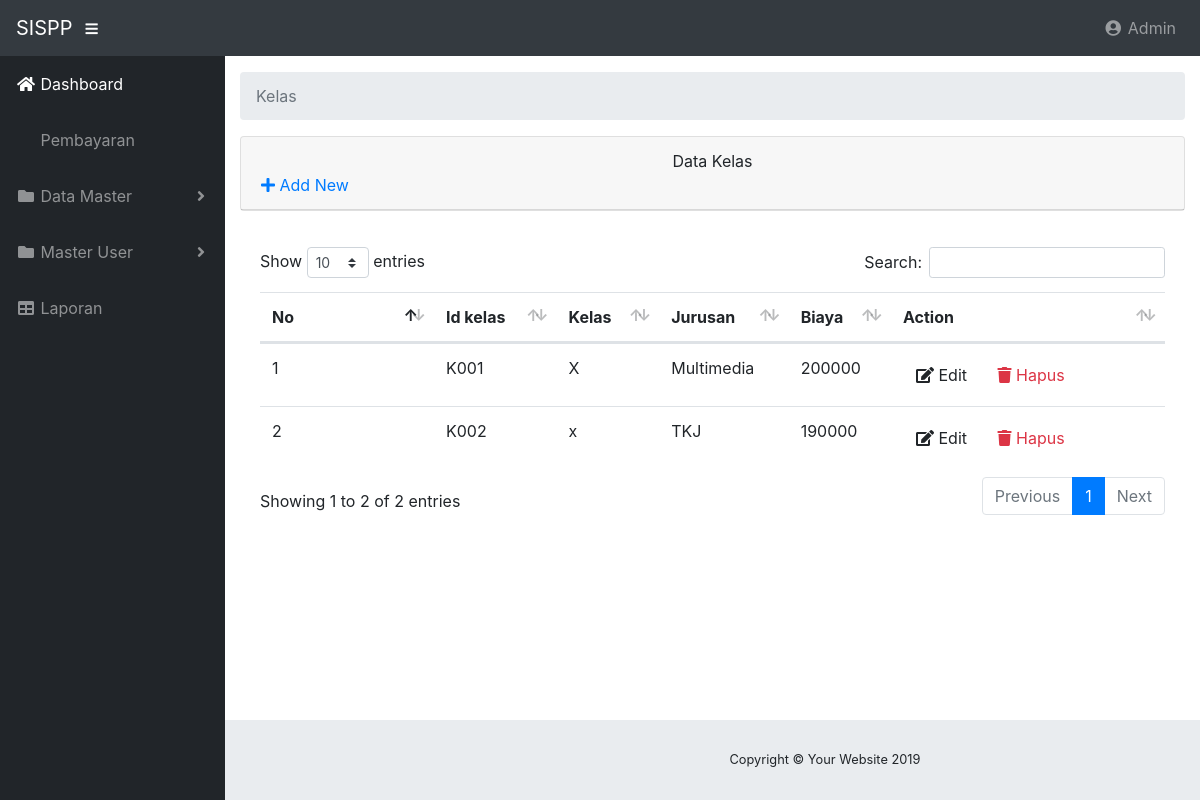
The page /index.php/kelas on the database its author committed.
### tables this page shows
CREATE TABLE `kelas` (
  `id_kelas` varchar(11) NOT NULL,
  `kelas` varchar(20) NOT NULL,
  `id_jurusan` varchar(30) NOT NULL,
  PRIMARY KEY (`id_kelas`),
  KEY `FK_Jurusan` (`id_jurusan`),
  CONSTRAINT `FK_Jurusan` FOREIGN KEY (`id_jurusan`) REFERENCES `jurusan` (`id_jurusan`)
);

CREATE TABLE `jurusan` (
  `id_jurusan` varchar(10) NOT NULL,
  `nama_jurusan` varchar(30) DEFAULT NULL,
  `biaya` double DEFAULT NULL,
  PRIMARY KEY (`id_jurusan`)
);

### application/controllers/Kelas.php (called while the page is built, shortened)
<?php
class Kelas extends CI_Controller {
    public function __construct()
    {
		$this->load->model("model_kelas");
		$this->load->model("model_jurusan");
		$this->load->library('form_validation');
	}
	public function index()
	{
        $data["ruangkelas"]=$this->model_kelas->joinTable();
        $data["datajurusan"]=$this->model_kelas->jurusanTable();
        $this->load->view("view_kelas",$data);
	}
}

### index.php (called while the page is built, shortened)
<?php
require_once BASEPATH.'core/CodeIgniter.php';

### application/models/Model_kelas.php (called while the page is built, shortened)
<?php defined('BASEPATH') OR exit('No direct script access allowed');
class Model_kelas extends CI_Model
{
	public function joinTable()
	{
		$this->db->select('*');
		$this->db->from('jurusan j');
		$this->db->join('kelas k','k.id_jurusan = j.id_jurusan');
		$query=$this->db->get();
		return $query->result();
	}
	public function jurusanTable()
	{
		$this->db->select('*');
		$this->db->from('jurusan');
		$query=$this->db->get();
		return $query->result();
	}
}

### application/views/view_kelas.php (the view, shortened to what this page needs)
<!DOCTYPE html>
<html lang="en">
<head>
</head>
<body id="page-top">
  <div id="wrapper">
    <div id="content-wrapper">
      <div class="container-fluid">
       <div class="card mb-3">
          <div class="card-header">
          	<span><center>Data Kelas</center></span>
            <a href="<?php echo site_url('kelas/add') ?>"><i class="fas fa-plus"></i> Add New</a>
          </div>
          </div>
          <div class="card-body">
            <div class="table-responsive">
              <table class="table table-hover" id="dataTable" width="100%" cellspacing="0">
                <thead>
                  <tr>
                    <th>No</th>
                    <th>Id kelas</th>
                    <th>Kelas</th>
                    <th>Jurusan</th>
                    <th>Biaya</th>
                    <th>Action</th>
                  </tr>
                </thead>
                <tbody>
                  <?php
                  $no = 0;
                  foreach ($ruangkelas as $ruangkelas):
                  $no++  ?>
                  <tr>
                    <td width="150">
                    <?=$no?>
                    </td>
                    <td>
                      <?php echo $ruangkelas->id_kelas ?>
                    </td>
                    <td>
                      <?php echo $ruangkelas->kelas ?>
                    </td>
                    <td>
                      <?php echo $ruangkelas->nama_jurusan ?>
                    </td>
                     <td>
                      <?php echo $ruangkelas->biaya ?>
                    </td>
                    <td width="250">
                      <a href="<?php echo site_url('kelas/edit/'.$ruangkelas->id_kelas) ?>"
                       class="btn btn-small"><i class="fas fa-edit"></i> Edit</a>
                      <a
                       href="<?php echo site_url('kelas/delete/'.$ruangkelas->id_kelas) ?>" class="btn btn-small text-danger"><i class="fas fa-trash"></i> Hapus</a>
                    </td>
                  </tr>
                  <?php endforeach; ?>
                </tbody>
              </table>
            </div>
          </div>
        </div>
      </div>
      <footer class="sticky-footer">
  </div>
</body>
</html>

### rows shown on the page
kelas: id_kelas "K001", kelas "X", id_jurusan.nama_jurusan "Multimedia", id_jurusan.biaya "200000"
kelas: id_kelas "K002", kelas "x", id_jurusan.nama_jurusan "TKJ", id_jurusan.biaya "190000"

### other values the page prints
$segment "Kelas"
